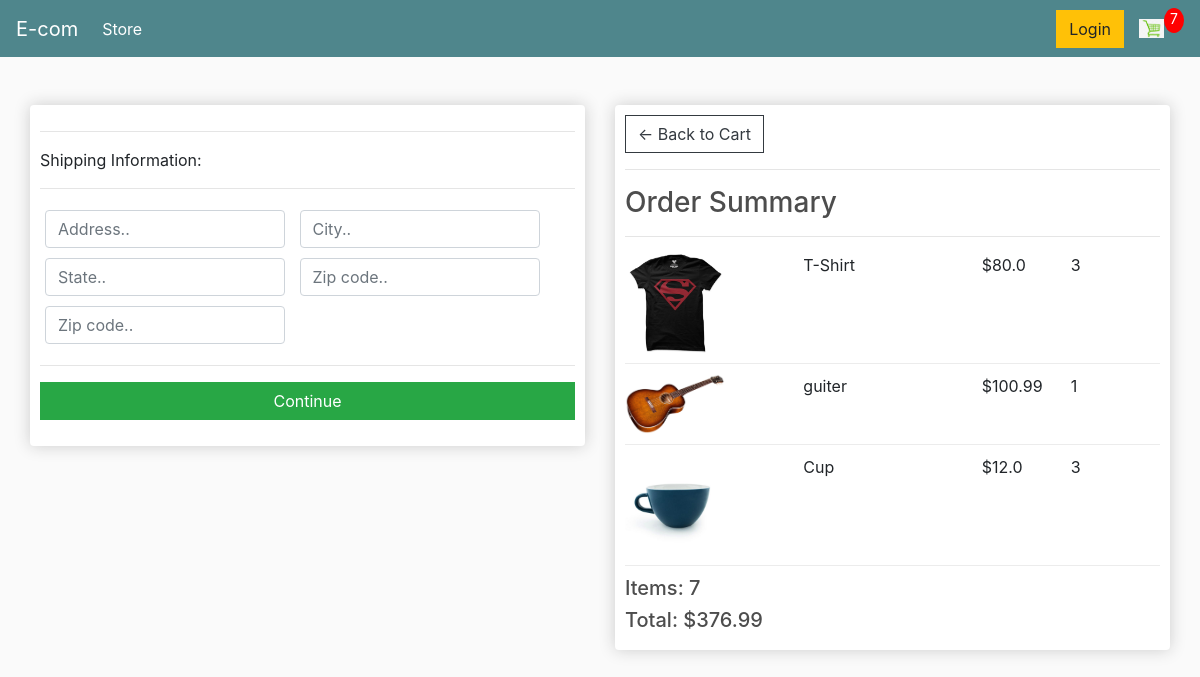
/checkout/ (signed in), run on an earlier commit of the app's database.
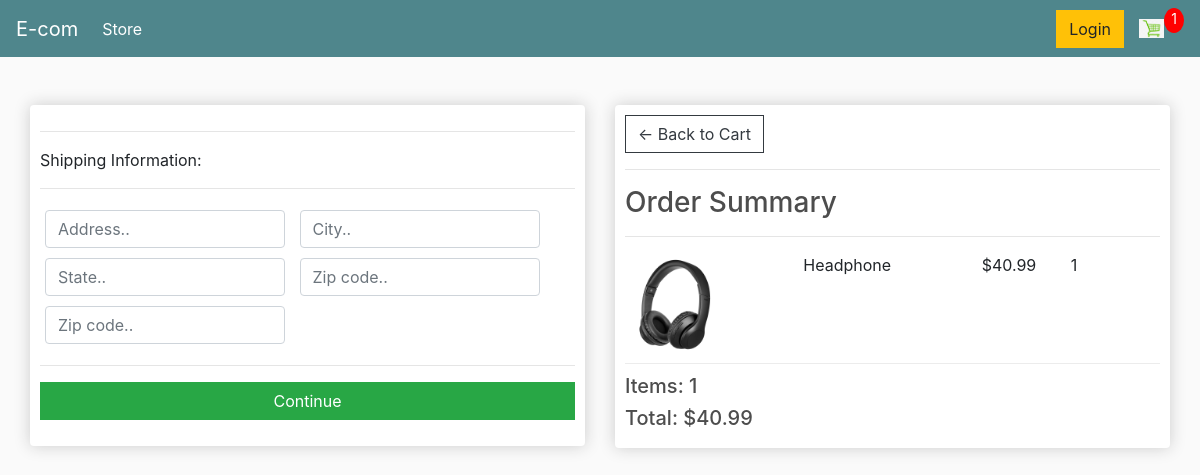
And on a later commit of the database.
### store/models.py (models this page shows, shortened)
class OrderItem(models.Model):
    product = models.ForeignKey(Product, on_delete=models.SET_NULL, blank=True, null=True)
    order = models.ForeignKey(Order, on_delete=models.SET_NULL, blank=True, null=True)
    quantity = models.IntegerField(default=0, null=True, blank=True)
    date_added = models.DateTimeField(auto_now_add=True)
    def get_total(self):
        total = self.product.price * self.quantity
        return total

class Product(models.Model):
    name = models.CharField(max_length=200, null=True)
    price = models.FloatField()
    digital = models.BooleanField(default=False, null=True, blank=False)
    images = models.ImageField(null=True, blank=True)
    @property
    def imagesURL(self):
        try:
            url = self.images.url
        except:
            url = ''
        return url

class Order(models.Model):
    customer = models.ForeignKey(Customer, on_delete=models.SET_NULL, blank=True, null=True)
    date_orderd = models.DateTimeField(auto_now_add=True)
    complete = models.BooleanField(default=False, null=True, blank=False)
    transaction_id = models.CharField(max_length=200)
    @property
    def shipping(self):
        shipping = False
        orderitems = self.orderitem_set.all()
        for i in orderitems:
            if i.product.digital == False:
                shipping = True
        return shipping
    @property
    def get_cart_total(self):
        orderitems = self.orderitem_set.all()
        total = sum([item.get_total() for item in orderitems])
        return total
    @property
    def get_cart_items(self):
        orderitems = self.orderitem_set.all()
        total = sum([item.quantity for item in orderitems])
        return total

### store/views.py (the view)
# urls.py: path('checkout/',views.checkout,name='checkout'),
def checkout(request):
    if request.user.is_authenticated:
        customer = request.user.customer
        order, created = Order.objects.get_or_create(customer=customer, complete=False)
        itmes = order.orderitem_set.all()
        cartItems = order.get_cart_items
    else:
        order = {'get_cart_total': 0, 'get_cart_items': 0,'shipping':False}
        itmes = []
        cartItems = ['get_cart_items']
    return render(request, 'checkout.html', {'items': itmes, 'order': order,'cartItems': cartItems})

### store/templates/store/checkout.html (shortened to what this page needs)
{% extends 'store/base.html' %}
{% load static %}
{% block content %}
     <div class="row">
		<div class="col-lg-6 mt-5">
			<div class="box-element" id="form-wrapper">
				<form id="form">
					<div id="shipping-info">
						<hr>
						<p>Shipping Information:</p>
						<hr>
						<div class="form-field">
							<input class="form-control" type="text" name="address" placeholder="Address..">
						</div>
						<div class="form-field">
							<input class="form-control" type="text" name="city" placeholder="City..">
						</div>
						<div class="form-field">
							<input class="form-control" type="text" name="state" placeholder="State..">
						</div>
						<div class="form-field">
							<input class="form-control" type="text" name="zipcode" placeholder="Zip code..">
						</div>
						<div class="form-field">
							<input class="form-control" type="text" name="country" placeholder="Zip code..">
						</div>
					</div>
					<hr>
					<input id="form-button" class="btn btn-success btn-block" type="submit" value="Continue">
				</form>
			</div>
			<br>
		</div>
		<div class="col-lg-6 mt-5">
			<div class="box-element">
				<a  class="btn btn-outline-dark" href="{% url 'cart' %}">&#x2190; Back to Cart</a>
				<hr>
				<h3>Order Summary</h3>
				<hr>
				{% for item in items %}
				<div class="cart-row">
					<div style="flex:2"><img class="row-image" src="{{item.product.imagesURL}}"></div>
					<div style="flex:2"><p>{{item.product.name}}</p></div>
					<div style="flex:1"><p>${{item.product.price}}</p></div>
					<div style="flex:1"><p>{{item.quantity}}</p></div>
				</div>
				{% endfor %}
				<h5>Items:  {{order.get_cart_items}} </h5>
				<h5>Total:   ${{order.get_cart_total}}</h5>
			</div>
		</div>
	</div>
{% endblock content %}

What changed in the data, as far as the page shows it:
removed OrderItem: product.imagesURL (picture), product.name "T-Shirt", product.price "80.0", quantity "3"
removed OrderItem: product.imagesURL (picture), product.name "guiter", product.price "100.99", quantity "1"
removed OrderItem: product.imagesURL (picture), product.name "Cup", product.price "12.0", quantity "3"
added OrderItem: product.imagesURL (picture), product.name "Headphone", product.price "40.99", quantity "1"
computed for Order: get_cart_items "7" → "1"; get_cart_total "376.99" → "40.99"
Also different on the page:
{{ cartItems }}: "7" → "1"
